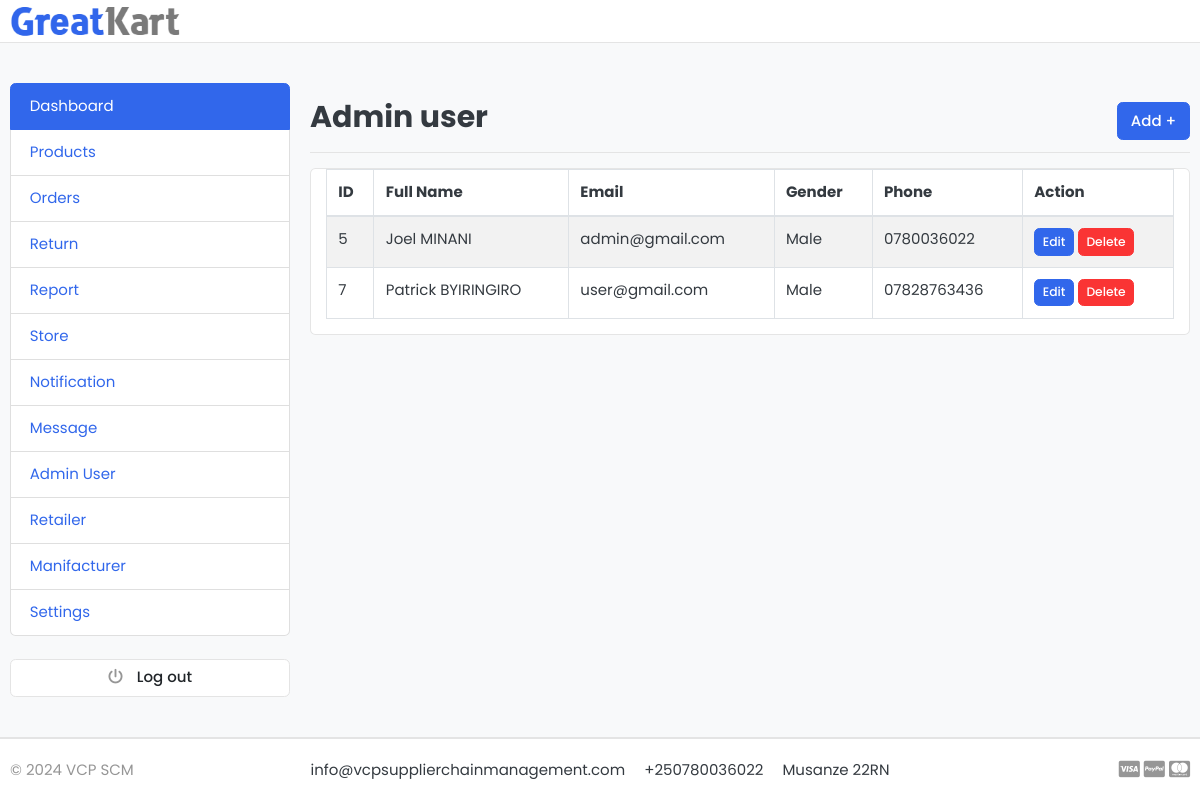
The page /admin_user.php on the database its author committed.
### tables this page shows
CREATE TABLE `users` (
  `id` int(11) NOT NULL,
  `firstname` varchar(255) NOT NULL,
  `lastname` varchar(255) NOT NULL,
  `email` varchar(255) NOT NULL,
  `gender` enum('Male','Female') NOT NULL,
  `province` varchar(255) NOT NULL,
  `district` varchar(255) NOT NULL,
  `sector` varchar(255) NOT NULL,
  `cell` varchar(255) NOT NULL,
  `phone` varchar(20) NOT NULL,
  `role` varchar(50) NOT NULL DEFAULT 'user',
  `password_hash` varchar(255) NOT NULL
);

### admin_user.php (the view, shortened to what this page needs)
<?php
include 'config.php';
$sql = "SELECT * FROM users";
$result = mysqli_query($conn, $sql);
?>
<?php
include 'components/admin_header.php';
?>
<section class="section-conten padding-y bg">
<div class="container">
	<div class="row">
	<?php
include 'components/sidebar.php';
?>
	<main class="col-md-9">
	<div class="d-flex justify-content-between flex-wrap flex-md-nowrap align-items-center pt-3 pb-2 mb-3 border-bottom">
        <h1 class="h2">Admin user</h1>
        <div class="btn-toolbar mb-2 mb-md-0">
          <div class="btn-group me-2">
          <a href="add.php"> <button class="btn btn-primary">Add + </button></a>
          </div>
        </div>
      </div>
    <article class="card">
		<div class="table-responsive pl-3 pr-3">
<table class="table table-bordered table-striped">
<thead>
		<tr>
			<th>ID</th>
			<th>Full Name</th>
			<th>Email</th>
			<th>Gender</th>
			<th>Phone</th>
			<th>Action</th>
		</tr>
	</thead>
	<tbody>
		<?php
		if (mysqli_num_rows($result) > 0) {
			while($row = mysqli_fetch_assoc($result)) {
				echo "<tr>";
				echo "<td>" . $row["id"] . "</td>";
				echo "<td>" . $row["firstname"] ." ". $row["lastname"] . "</td>";
				echo "<td>" . $row["email"] . "</td>";
				echo "<td>" . $row["gender"] . "</td>";
				echo "<td>" . $row["phone"] . "</td>";
				 echo "<td>
				 <form method='POST' action='admin_server.php'>
				 <a href='editUser.php?id={$row['id']}' class='btn btn-primary btn-sm'>Edit</a>
				 <input type='hidden' name='userid' value='{$row['id']}'>
				 <button type='submit' class='btn btn-danger btn-sm' name='deleteUser'>Delete</button>
			     </form>
                              </td>";
				echo "</tr>";
			}
		} else {
			echo "<tr><td colspan='7'>No user found</td></tr>";
		}
		?>
	</tbody>
</table>
		</div>
		</article>
	</main>
</div>
</div>
</section>
<?php include 'components/footer.php'; ?>

### css/ui.css (style rules this page uses)
html { font-family: "Inter", sans-serif; font-size: 15px; }
.padding-y { padding-top: 40px; padding-bottom: 40px; }
article:after, .form-group:after { display: block; clear: both; content: ""; }
.bg { background-color: #f8f9fa; }

### style.css (style rules this page uses)
* { margin: 0; padding: 0; box-sizing: border-box; font-family: 'Poppins', sans-serif; }

### rows shown on the page
users: id "5", firstname "Joel", lastname "MINANI", email "admin@gmail.com", gender "Male", phone "0780036022"
users: id "7", firstname "Patrick", lastname "BYIRINGIRO", email "user@gmail.com", gender "Male", phone "07828763436"
